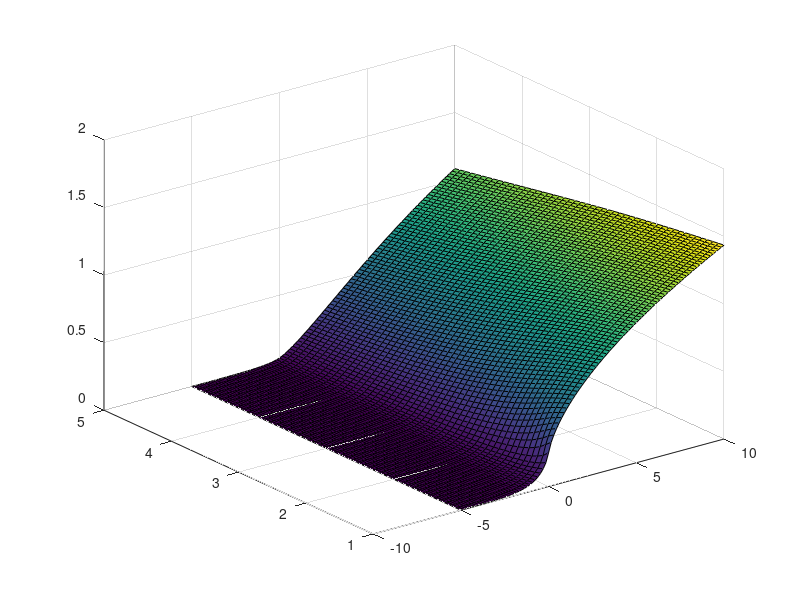

Write MATLAB code to recreate this figure. (Note: this script raises an error after producing the figure.)
% This script computes the integral function I(x;R) on a 2D X-R grid and
% outputs to a text file for future interpolation purposes

% ====== Define the grid ======

xMin = -5;
xMax = 10;
numX = 100;

RMin = 1;
RMax = 5;
numR = 50;

xList = linspace(xMin, xMax, numX);
RList = linspace(RMin, RMax, numR);

I = zeros(numX, numR);

% Integration settings
tMax = 100;

% ====== Compute I ======
for i=1:numX
    
    x = xList(i);
    
    for j=1:numR
        
        R = RList(j);
        
        if x == 0
            
            % Compute the no-mirror `Debye' Contribution
            I(i,j) = 0.25;
            
            % Finite mirror contributions
            if R > 1
                
                I(i,j) = I(i,j) - 0.25 * (R-1) * acsch(sqrt(R-1)) / sqrt(R);
                
            end
            
        elseif x > 0
            
            % Compute the no-mirror 'Debye' Contribution
            I(i,j) = 0.125*x*exp(0.5*x)*( besselk(1, 0.5*x)+besselk(0, 0.5*x) );
            
            % Finite mirror contributions
            if R > 1
                
                a = sqrt(x/(R-1));
                f = integral(@(t) cosh(0.5*t).*dawson(a*cosh(0.5*t)).*exp(-0.5*x*cosh(t)),...
                             0,tMax);
                I(i,j) = I(i,j) - 0.25*sqrt( x*(R-1) )*exp(0.5*x)*f;
                 
            end
            
        else
            
            xAbs = abs(x);
            
            % Compute the no-mirror 'Debye' Contribution
            I(i,j) = 0.125*xAbs*exp(-0.5*xAbs)*( besselk(1, 0.5*xAbs)-besselk(0, 0.5*xAbs) );
            
            % Finite mirror contributions
            if R > 1
                
                a = sqrt(xAbs/(R-1));
                f = integral(@(t) sinh(0.5*t).*dawson(a*sinh(0.5*t)).*exp(-0.5*xAbs*cosh(t)),...
                             0,tMax);
                I(i,j) = I(i,j) - 0.25*sqrt( xAbs*(R-1) )*exp(-0.5*xAbs)*f;
                
            end
            
        end
        

    end
    
end

% ====== Plot table ======

xGrid = repmat(xList',[1,numR]);
RGrid = repmat(RList,[numX,1]);

surf(xGrid,RGrid,I)

% ====== Output table ======

% Path to data storage location
dataPath = '/Users/Nick/Documents/MATLAB/Research_Data/SOL';

% data file name
fileName = 'I_func_TableData.txt';

file = fullfile(dataPath,fileName);
fid = fopen(file,'w');

% Flatten all arrays into 1-D vectors to store as 3 column file
xOut = repmat(xList,[1,numR]);
rOut = reshape( repmat(RList,[numX,1]), [1,numR*numX] );
IOut = reshape(I, [1,numR*numX]);

% file key: xvals Rvals Ivals
fprintf(fid,'%f %f %f \n',[xOut;rOut;IOut]);

fclose(fid);
